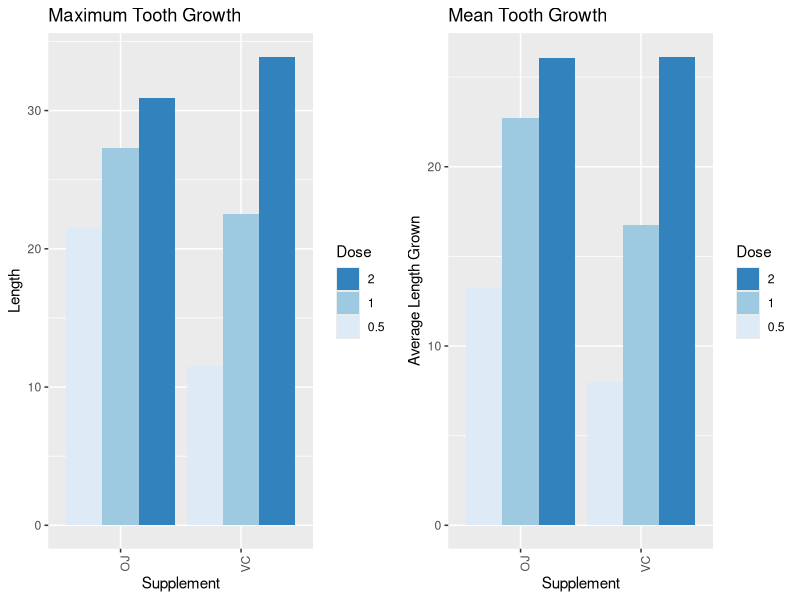
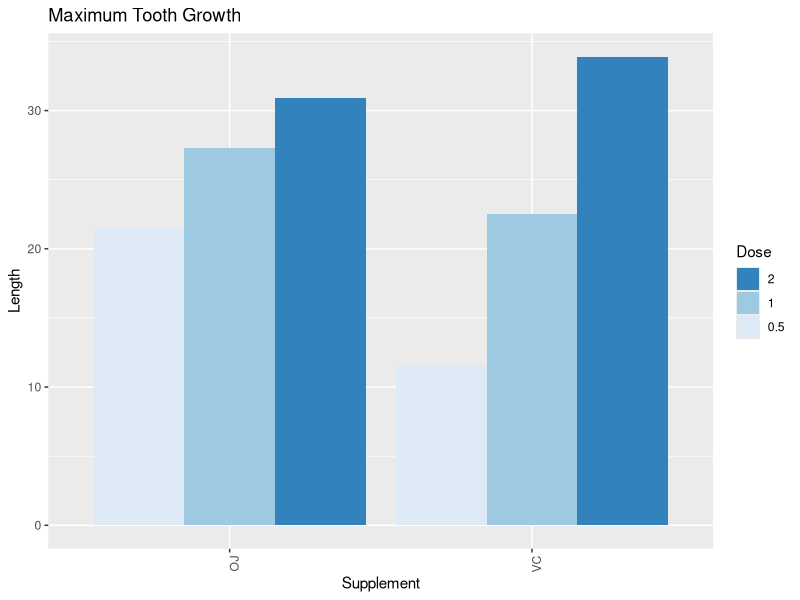
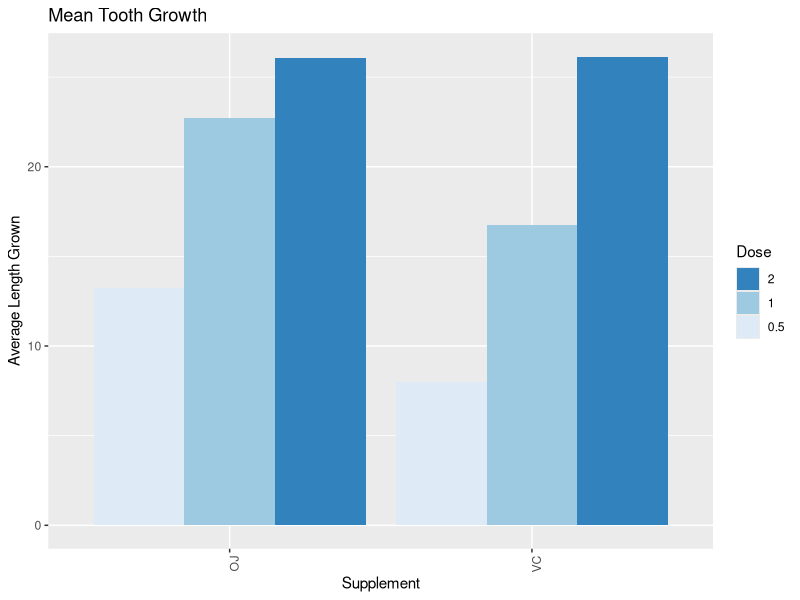

R code for these plots, in order:
## ---- chunk 1
library(ggplot2)
library(grid)
data("ToothGrowth")
data <- as.data.frame(ToothGrowth)
summary(data)
## ---- chunk 2
# Get the mean length per dose group

dataag <- aggregate(len~dose+supp, data=data, mean)

## ---- chunk 3
# Create Plots
p1 <- ggplot(data, aes(x=factor(supp), y=len)) + 
           geom_bar(stat="identity", aes(fill=factor(dose)), position = "dodge") +
              scale_fill_brewer(name="Dose") +
           theme(axis.text.x = element_text(angle = 90, hjust = 1)) +
           guides(fill = guide_legend(reverse = TRUE)) +
           labs(x="Supplement", y="Length",
                title = "Maximum Tooth Growth")                  

p2 <- ggplot(dataag, aes(x=factor(supp), y=len)) + 
     geom_bar(stat="identity", aes(fill=factor(dose)), position = "dodge") +
        scale_fill_brewer(name="Dose") +
     theme(axis.text.x = element_text(angle = 90, hjust = 1)) +
     guides(fill = guide_legend(reverse = TRUE)) +
     labs(x="Supplement", y="Average Length Grown",
          title = "Mean Tooth Growth")

# Define layout for plots and print
pushViewport(viewport(layout = grid.layout(1, 2)))
print(p1, vp = viewport(layout.pos.row = 1, layout.pos.col = 1))
print(p2, vp = viewport(layout.pos.row = 1, layout.pos.col = 2))
